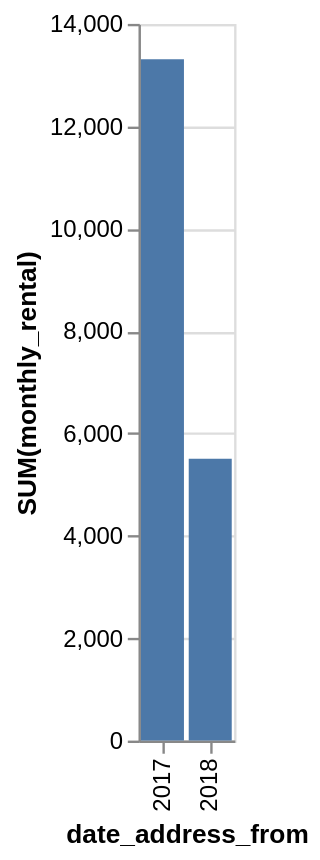

The Vega-Lite source for this figure:
### Vega-Lite specification from a JSON file in a GitHub repository (floating-point values rounded to 4 significant figures)
{"data": {"values": [{"x_data": "2017", "y_data": 13309}, {"x_data": "2018", "y_data": 5505}]}, "mark": "bar", "encoding": {"x": {"field": "x_data", "type": "nominal", "title": "date_address_from", "sort": "ascending"}, "y": {"field": "y_data", "type": "quantitative", "title": "SUM(monthly_rental)"}}}
